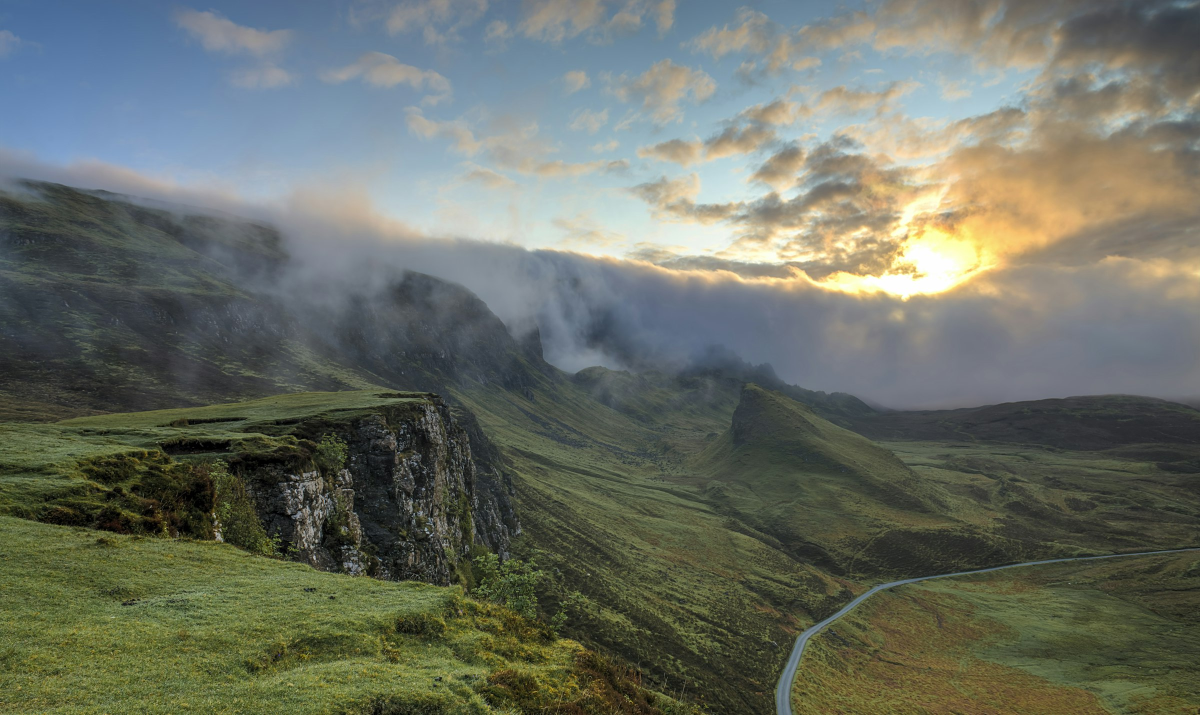
#> input picture assets/mist.jpg, 2400 x 1430 px (shown at 1/2 size)
$ python photos.py out.png
#> lines starting #> are read from the running program, lines starting #| are printed output that depends on the picture
"""Grade the repo's two nature photos into the site's forest + gold palette,
and cut the crops the page uses. Sources: assets/mist.jpg, assets/landscape.jpg
(already in the repo, used on an earlier version of the site).

    python3 photos.py <out_dir>
"""
import sys
from pathlib import Path
import numpy as np
from PIL import Image, ImageFilter

R = str(Path(__file__).resolve().parents[2] / 'assets') + '/'


def smooth(a, b, x):
    t = np.clip((x - a) / (b - a), 0, 1)
    return t * t * (3 - 2 * t)


def grade(img, warmth=1.0, keep=0.40, lift=0.0, contrast=1.2, vignette=0.38):
#> called with warmth = 1, keep = 0.4, lift = 0, contrast = 1.2, vignette = 0.38
    a = np.asarray(img.convert('RGB'), np.float32) / 255
    L = a @ np.array([0.2126, 0.7152, 0.0722], np.float32)
    # tritone: deep forest shadows, olive mids, cream-gold highlights
    sh = np.array([0.018, 0.03, 0.02]); md = np.array([0.29, 0.35, 0.19]); hi = np.array([1.0, 0.90, 0.63])
    t1 = smooth(0.0, 0.48, L)[..., None]; t2 = smooth(0.40, 0.95, L)[..., None]
    tri = sh * (1 - t1) + md * t1
    tri = tri * (1 - t2) + hi * t2
    # keep a little of the photo's own colour, warmed and with the blue pulled out
    warm = a * np.array([1.03, 1.0, 0.80 / warmth])
    Lw = warm @ np.array([0.2126, 0.7152, 0.0722], np.float32)
    desat = Lw[..., None] + (warm - Lw[..., None]) * 0.75
    out = tri * (1 - keep) + desat * keep
    # gentle S-curve
    out = np.clip((out - 0.5) * contrast + 0.5 + lift, 0, 1)
    out = out ** 1.04
    H, W = L.shape
#> H = 1430; W = 2400
    yy, xx = np.mgrid[0:H, 0:W].astype(np.float32)
    v = 1 - vignette * smooth(0.45, 1.1, np.hypot((xx / W - 0.5) * 1.2, (yy / H - 0.5) * 1.2))
    out *= v[..., None]
    return Image.fromarray(np.clip(out * 255, 0, 255).astype(np.uint8))
#> returned value: PIL image 2400x1430 RGB


def cut(img, box, size):
    return img.crop(box).resize(size, Image.LANCZOS)


if __name__ == '__main__':
    out = sys.argv[1]
    mist = grade(Image.open(R + 'mist.jpg'))
    alps = grade(Image.open(R + 'landscape.jpg'), warmth=1.1, keep=0.4)
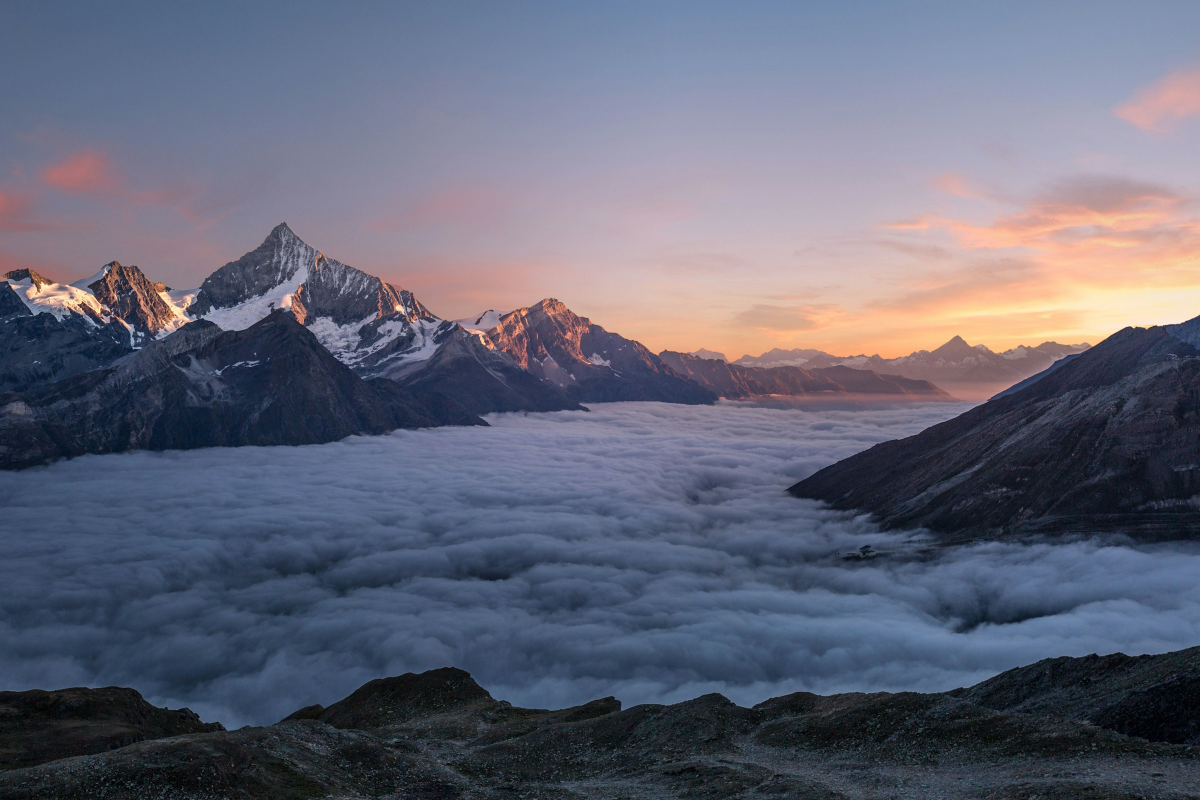
#> input picture assets/landscape.jpg, 2400 x 1600 px (shown at 1/2 size)
#> call 2 of grade, with warmth = 1.1, keep = 0.4, lift = 0, contrast = 1.2, vignette = 0.38
#> in grade (call 2), `desat = Lw[..., None] + (warm - Lw[..., None]) * 0.75`:
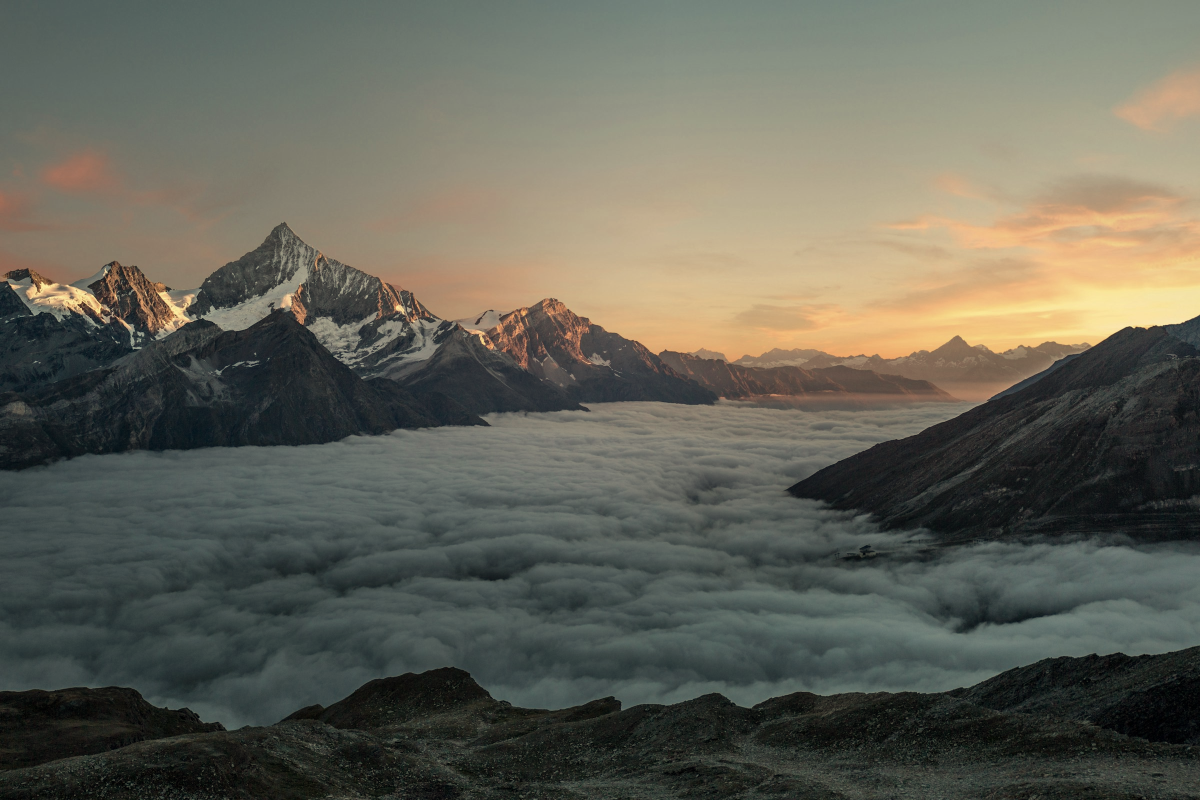
#> desat: shape (1600, 2400, 3) float64 (shown at 1/2 size); mean R, G, B 0.398, 0.396, 0.351; drawn with min black and max white
#> in grade (call 2), `out *= v[..., None]`:
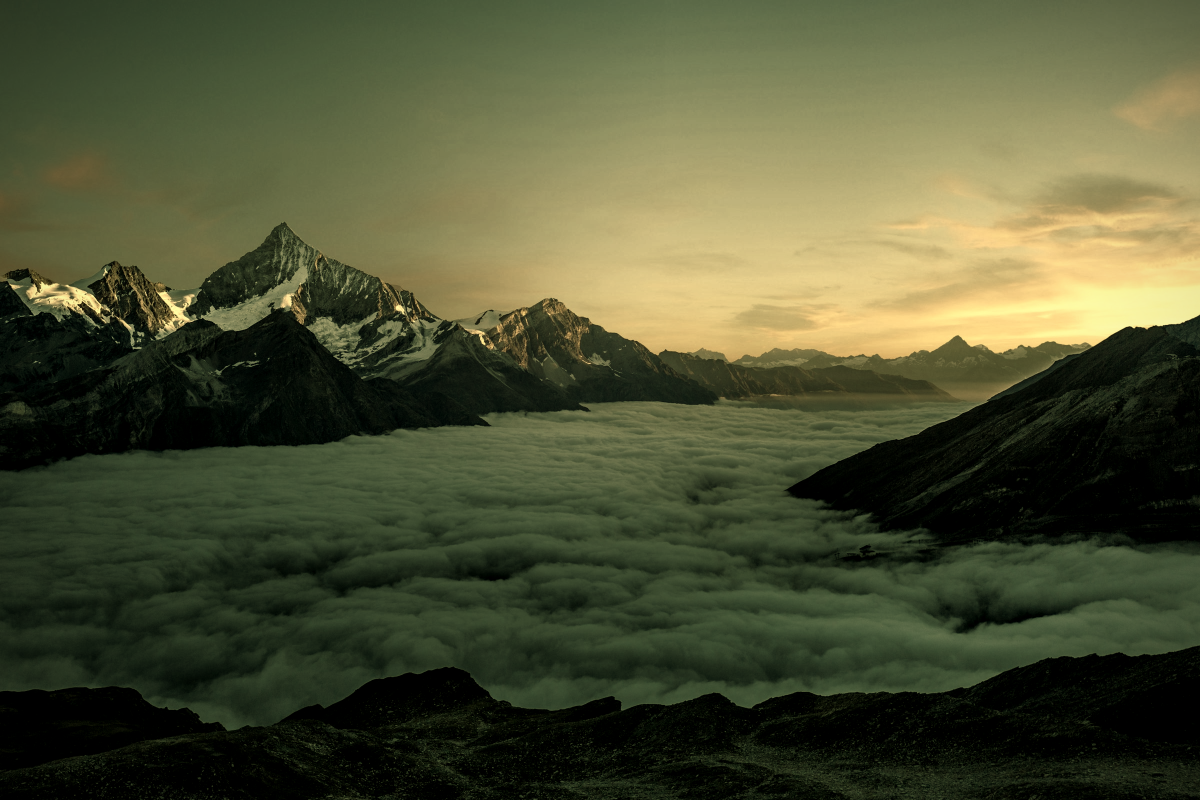
#> out: shape (1600, 2400, 3) float64 (shown at 1/2 size); mean of channels 0, 1, 2 0.306, 0.319, 0.206; drawn as R, G, B
    mist.save(out + '/valley.png'); alps.save(out + '/summit.png')
    # portrait card crops (3:4)
    crops = {
        'sunbreak': (mist, (1480, 200, 2080, 1000)),
        'cliff':    (mist, (330, 600, 930, 1400)),
        'road':     (mist, (1480, 630, 2080, 1430)),
        'ridge':    (mist, (640, 330, 1240, 1130)),
        'weisshorn': (alps, (230, 330, 830, 1130)),
        'cloudsea': (alps, (900, 700, 1500, 1500)),
        'afterglow': (alps, (1720, 280, 2320, 1080)),
    }
    for name, (src, box) in crops.items():
        cut(src, box, (900, 1200)).save(f'{out}/card-{name}.png')
#> this loop made 7 passes
#> (name, box) on passes 1 to 7: ('sunbreak', (1480, 200, 2080, 1000)), ('cliff', (330, 600, 930, 1400)), ('road', (1480, 630, 2080, 1430)), ('ridge', (640, 330, 1240, 1130)), ('weisshorn', (230, 330, 830, 1130)), ('cloudsea', (900, 700, 1500, 1500)), ('afterglow', (1720, 280, 2320, 1080))
#> pass 1, `cut(src, box, (900, 1200)).save(f'{out}/card-{name}.png')`:
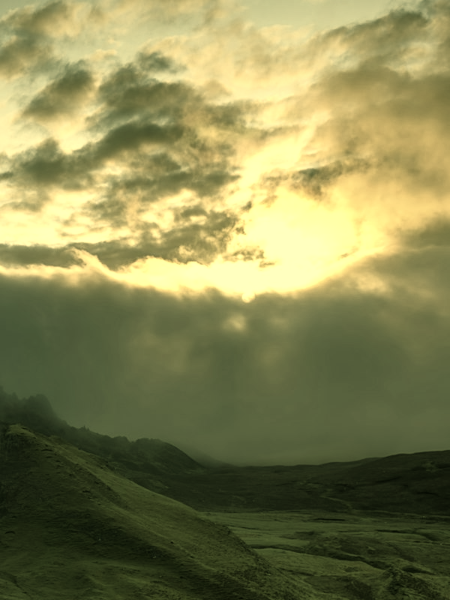
#> saved as card-sunbreak.png: PIL image 900x1200 RGB (shown at 1/2 size); mean R, G, B 132.6, 131.3, 82.8
#> pass 2, `cut(src, box, (900, 1200)).save(f'{out}/card-{name}.png')`:
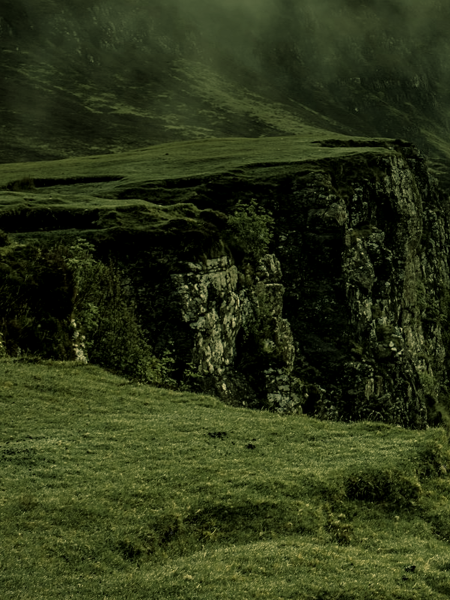
#> saved as card-cliff.png: PIL image 900x1200 RGB (shown at 1/2 size); mean R, G, B 44.5, 52.3, 23.5
    # wide crops for the two runtime cards (2:1)
    cut(alps, (0, 250, 1600, 1050), (1400, 700)).save(out + '/wide-peaks.png')
    cut(alps, (700, 650, 2400, 1500), (1400, 700)).save(out + '/wide-cloudsea.png')
#> in cut (call 9), `return img.crop(box).resize(size, Image.LANCZOS)`:
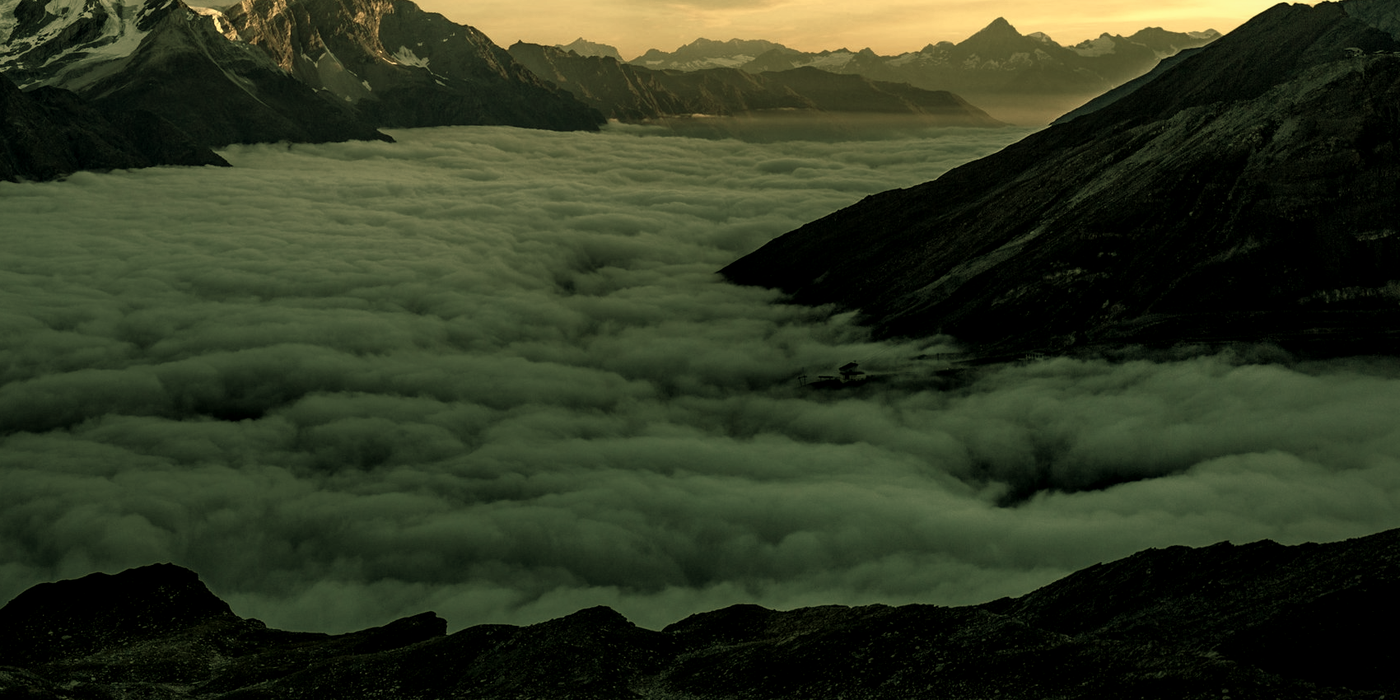
#> returned value: PIL image 1400x700 RGB; mean R, G, B 47.9, 55, 33.8
    print('ok')
